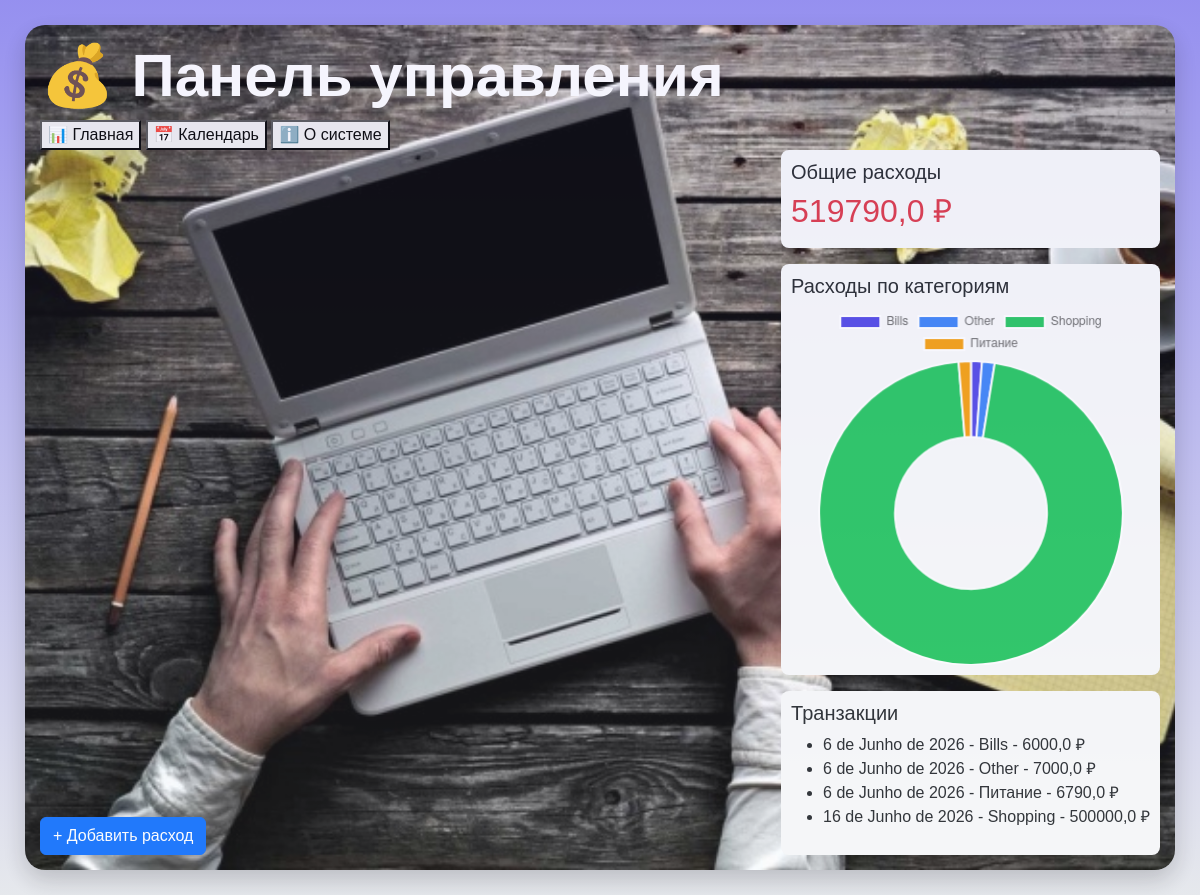
Before: / with the older database file.
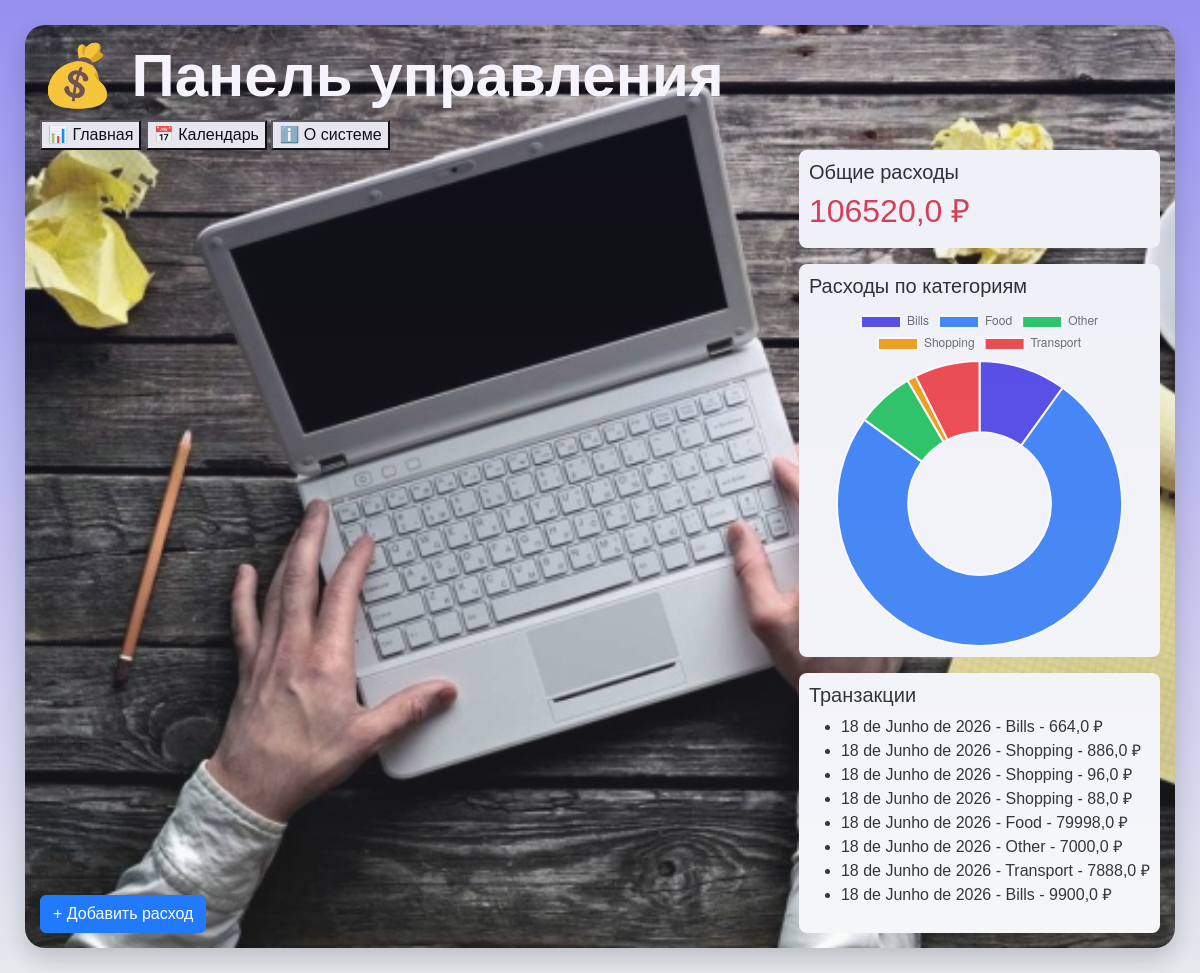
After: the same page with the newer database file.
### finance/models.py (models this page shows, shortened)
class Transaction(models.Model):
    user = models.ForeignKey(User, on_delete=models.CASCADE, null=True, blank=True)
    category = models.ForeignKey(Category, on_delete=models.CASCADE)
    amount = models.FloatField()
    date = models.DateField(default=timezone.now)  # Data que o usuário pode escolher, padrão hoje
    created_at = models.DateTimeField(auto_now_add=True)  # Data do registro automático

class Category(models.Model):
    name = models.CharField(max_length=100)
    def __str__(self):
        return self.name

### finance/views.py (the view)
# urls.py: path('', views.dashboard, name='dashboard'),
def dashboard(request):
    today = timezone.now().date()
    month = timezone.now().month
    year = timezone.now().year
    transactions = Transaction.objects.all()
    today_transactions = transactions.filter(date=today)
    month_transactions = transactions.filter(date__month=month)
    year_transactions = transactions.filter(date__year=year)
    total = transactions.aggregate(Sum('amount'))['amount__sum'] or 0
    total_today = today_transactions.aggregate(Sum('amount'))['amount__sum'] or 0
    total_month = month_transactions.aggregate(Sum('amount'))['amount__sum'] or 0
    total_year = year_transactions.aggregate(Sum('amount'))['amount__sum'] or 0
    categories = transactions.values('category__name').annotate(
        total=Sum('amount')
    )
    labels = [c['category__name'] for c in categories]
    data = [float(c['total']) for c in categories]
    return render(request, "finance/dashboard.html", {
        "transactions": transactions,
        "total": total,
        "total_today": total_today,
        "total_month": total_month,
        "total_year": total_year,
        "labels": json.dumps(labels),
        "data": json.dumps(data)
    })

### finance/templates/finance/dashboard.html (shortened to what this page needs)
{% extends "finance/base.html" %}
{% block content %}
<h1 style="color: white; font-weight: bold; font-size: 60px;">
    💰 Панель управления
</h1>
<div class="tabs">
    <button onclick="showTab('dashboard')">📊 Главная</button>
    <button onclick="showTab('calendar')">📅 Календарь</button>
    <button onclick="showTab('about')">ℹ️ О системе</button>
</div>
<div class="top-bar">
     <a href="/add/" class="btn btn-primary">
        + Добавить расход
    </a>
<div id="dashboard" class="tab-content">
    <div class="card-custom mb-3">
        <h5>Общие расходы</h5>
        <h2 class="text-danger">{{ total }} ₽</h2>
    </div>
    <div class="card-custom mb-3">
        <h5>Расходы по категориям</h5>
        <canvas id="chart"></canvas>
    </div>
    <div class="card-custom">
        <h5>Транзакции</h5>
        <ul>
            {% for t in transactions %}
                <li>{{ t.date }} - {{ t.category }} - {{ t.amount }} ₽</li>
            {% endfor %}
        </ul>
    </div>
</div>
{% endblock %}
{% block scripts %}
<script>
function showTab(tab) {
    document.querySelectorAll(".tab-content").forEach(el => el.style.display = "none");
    document.getElementById(tab).style.display = "block";
}
// gráfico
const labels = JSON.parse('{{ labels|escapejs }}');
const data = JSON.parse('{{ data|escapejs }}');
new Chart(document.getElementById('chart'), {
    type: 'doughnut',
    data: {
        labels: labels,
        datasets: [{
            data: data,
            backgroundColor: ['#4f46e5','#3b82f6','#22c55e','#f59e0b','#ef4444']
        }]
    }
});
</script>
{% endblock %}

### finance/templates/finance/base.html (shortened to what this page needs)
<!DOCTYPE html>
<html>
<head>
    {% load static %}
    <link href="https://cdn.jsdelivr.net/npm/bootstrap@5.3.0/dist/css/bootstrap.min.css" rel="stylesheet">
</head>
<body>
<div class="container-box">
    {% block content %}
    {% endblock %}
</div>
{% block scripts %}
{% endblock %}
</body>
</html>

Changed rows visible on the page:
removed Transaction: date "6 de Junho de 2026", category "Bills", amount "6000,0"
removed Transaction: date "6 de Junho de 2026", category "Other", amount "7000,0"
removed Transaction: date "6 de Junho de 2026", category "Питание", amount "6790,0"
removed Transaction: date "16 de Junho de 2026", category "Shopping", amount "500000,0"
added Transaction: date "18 de Junho de 2026", category "Bills", amount "664,0"
added Transaction: date "18 de Junho de 2026", category "Shopping", amount "886,0"
added Transaction: date "18 de Junho de 2026", category "Shopping", amount "96,0"
added Transaction: date "18 de Junho de 2026", category "Shopping", amount "88,0"
added Transaction: date "18 de Junho de 2026", category "Food", amount "79998,0"
added Transaction: date "18 de Junho de 2026", category "Other", amount "7000,0"
added Transaction: date "18 de Junho de 2026", category "Transport", amount "7888,0"
added Transaction: date "18 de Junho de 2026", category "Bills", amount "9900,0"
Other visible differences:
{{ total }}: "519790,0" → "106520,0"
chart data {{ data|escapejs }}: [6000.0, 7000.0, 500000.0, 6790.0] → [10564.0, 79998.0, 7000.0, 1070.0, 7888.0]
